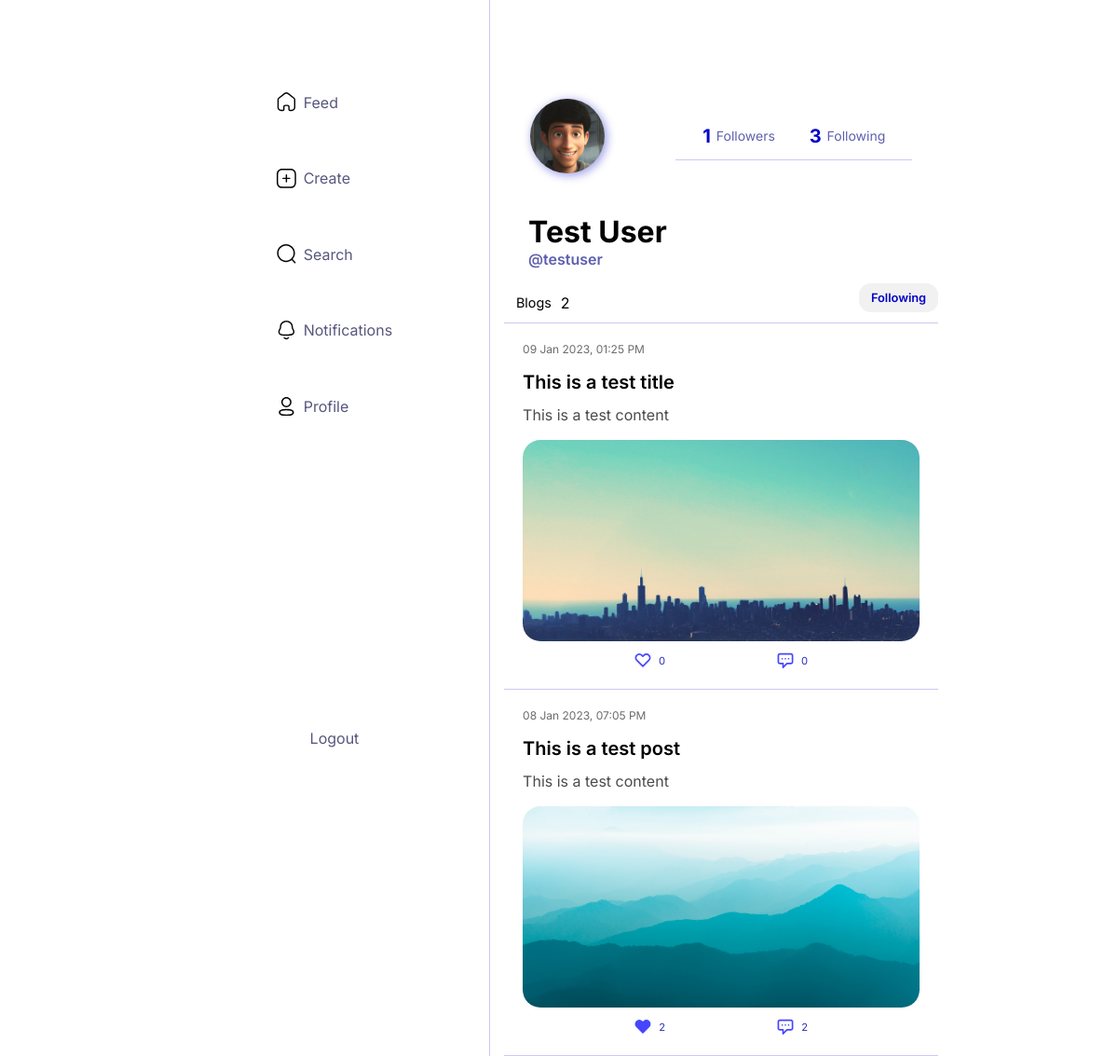
Page /profile/testuser (signed in) on the committed database.
### models.py (models this page shows, shortened)
class User(db.Model, UserMixin):
    __tablename__='user'
    user_id = db.Column(db.Integer, primary_key=True, autoincrement=True)
    username = db.Column(db.String(20), nullable=False, unique=True)
    password = db.Column(db.String(100), nullable=False)
    name = db.Column(db.String(100), nullable=False)
    role = db.Column(db.String(10), nullable=False)
    pic = db.Column(db.String)
    bio = db.Column(db.String(100))
    followers = db.relationship('User', secondary='follow',  primaryjoin='User.user_id==follow.c.following', secondaryjoin='User.user_id==follow.c.follower', uselist=True, back_populates='following', order_by='user.c.name')
    following = db.relationship('User', secondary='follow', primaryjoin='User.user_id==follow.c.follower', secondaryjoin='User.user_id==follow.c.following', foreign_keys='user.c.user_id', uselist=True, back_populates='followers', order_by='user.c.name')
    posts = db.relationship('Post', uselist=True, backref='created_by', order_by='post.c.created_on.desc()', cascade='all, delete')
    comments = db.relationship('Comment', uselist=True, backref='commentor', cascade='all, delete')
    notifications = db.relationship('Notification', uselist=True, backref='user', primaryjoin='User.user_id==notification.c.to_notify', cascade='all, delete')
    def get_id(self):
        return self.user_id

class Post(db.Model):
    __tablename__ = 'post'
    post_id = db.Column(db.Integer, primary_key=True, autoincrement=True)
    author = db.Column(db.Integer, db.ForeignKey('user.user_id', ondelete='CASCADE'))
    title = db.Column(db.String, nullable=False)
    content = db.Column(db.String)
    img = db.Column(db.String)
    created_on = db.Column(db.DateTime, nullable=False)
    archieved = db.Column(db.Boolean, default=False)
    likes = db.relationship('User', secondary='like', primaryjoin='Post.post_id==like.c.post_id', secondaryjoin='User.user_id==like.c.liked_by', uselist=True, backref='post')
    comments = db.relationship('Comment', uselist=True, backref='post', cascade='all, delete')

### main.py (the view)
@app.route('/profile/<username>', methods=['GET'])
@login_required
def view_profile(username):
    if username == current_user.username:
        return redirect(url_for('profile'))
    user = User.query.filter_by(username=username).first()
    if user is None:
        return abort(404)
    following=True
    if current_user not in user.followers:
        following=False
    post_count = 0
    for post in user.posts:
        if post.archieved == False:
            post_count += 1
    return render_template('view_profile.html', user=user, following=following, post_count = post_count)

### main.py (called while the page is built)
@login_manager.user_loader
def load_user(user_id):
    return User.query.get(int(user_id))

### templates/view_profile.html (shortened to what this page needs)
{% extends 'base.html' %}
{% block styles %}
    <link rel="stylesheet" href="{{ url_for('static', filename='styles/profile.css') }}" />
{% endblock %}
{% block page %}
            <div class="profile-header">
                <div class="profile-img">
                    {% if user.pic %}
                    <img id="dp" src="{{url_for('static', filename='')}}/images/uploads/{{user.pic}}" />
                    {% else %}
                    <img id="dp" src="{{url_for('static', filename='')}}/images/profile.png"/>
                    {% endif %}
                </div>
                <div class="profile-header-details">
                    <div class="follow-details">
                        <a href={% if user.followers | length %}"/followers/{{user.username}}"{% else %}"#"{% endif %}>
                            <p class="count">{{user.followers | length}}</p>
                            <p class="tag">Followers</p>
                        </a>
                    </div>
                    <div class="follow-details">
                        <a href={% if user.following | length %}"/following/{{user.username}}"{% else %}"#"{% endif %}>
                            <p class="count">{{user.following | length}}</p>
                            <p class="tag">Following</p>
                        </a>
                    </div>
                </div>
            </div>
            <div class="user-details">
                <div class="name-username">
                    <p class="name">{{user.name}}</p>
                    <p class="username">@{{user.username}}</p>
                </div>
            </div>
            <div class="post-stat">
                <div class="post-count-wrapper">
                    <p style="font-size: 0.9rem">Blogs</p>
                    <p class="post-count">{{post_count}}</p>
                </div>
                <div class="profile-actions">
                    <div class="action-btn">
                        {% if following == False %}
                        <a href="/follow/{{user.username}}" id="follow-btn">Follow</a>
                        {% else %}
                        <a href="/unfollow/{{user.username}}">Following</a>
                        {% endif %}
                    </div>
                </div>
            </div>
            {% for post in user.posts %}
            {% if post.archieved == False %}
            <div class="feed-post">
                <a href="/post/{{post.post_id}}" class="wrapper" >
                    <div class="post-details">
                        <p class="timestamp">{{post.created_on.strftime('%d %b %Y, %I:%M %p')}}</p>
                    </div>
                    <div class="post-content">
                        <p class="title">{{post.title}}</p>
                        <p class="content">{{post.content}}</p>
                    </div>
                    {% if post.img %}
                    <div class="post-image">
                        <img src="{{url_for('static', filename='')}}/images/uploads/{{post.img}}" />
                    </div>
                    {% endif %}
                </a>
                <div class="post-engagement">
                    <a href="/like/{{post.post_id}}" class="like eng">
                        <svg width="16" class="like-icon {% if current_user in post.likes %}fill{% endif %}" height="14" viewBox="0 0 16 14" fill="none" xmlns="http://www.w3.org/2000/svg">
                            <path d="M2.2385 1.7385C1.9251 2.0519 1.67649 2.42396 1.50688 2.83343C1.33727 3.24291 1.24997 3.68178 1.24997 4.125C1.24997 4.56821 1.33727 5.00709 1.50688 5.41656C1.67649 5.82604 1.9251 6.1981 2.2385 6.5115L8 12.273L13.7615 6.5115C14.3944 5.87856 14.75 5.02011 14.75 4.125C14.75 3.22989 14.3944 2.37144 13.7615 1.7385C13.1286 1.10556 12.2701 0.749978 11.375 0.749978C10.4799 0.749978 9.62144 1.10556 8.9885 1.7385L8 2.727L7.0115 1.7385C6.6981 1.4251 6.32604 1.17649 5.91657 1.00688C5.50709 0.837268 5.06822 0.749969 4.625 0.749969C4.18179 0.749969 3.74291 0.837268 3.33343 1.00688C2.92396 1.17649 2.5519 1.4251 2.2385 1.7385V1.7385Z" stroke="#4646ff" stroke-width="1.5" stroke-linecap="round" stroke-linejoin="round"/>
                        </svg>
                        <p class="like-count">{{post.likes | count}}</p>
                    </a>
                    <a href="/post/{{post.post_id}}#comments-section" class="comment eng">
                        <p class="comment-count">{{post.comments | count}}</p>
                        </a>
                </div>
            </div>
            {% endif %}
            {% endfor %}
        {% endblock %}

### static/styles/base.css (style rules this page uses)
* { font-family: 'Inter', sans-serif; padding: 0; margin: 0; }
html { font-size: 16px; scroll-behavior: smooth; }
body { height: 100vh; word-break: break-all; }
a { text-decoration: none; }

### static/styles/profile.css (style rules this page uses)
.profile-header { padding: 1.65rem 1.75rem; display: flex; justify-content: space-between; align-items: center; }
.profile-img { width: 5rem; height: 5rem; background-color: #CCCCCC; border-radius: 100%; overflow: hidden; display: flex; align-items: center; justify-content: center; box-shadow: 2px 2px 10px 1px #0000ca5b; }
.profile-header-details { display: flex; padding: 0.8rem 1.8rem; gap: 2.3rem; border-bottom: 1.5px solid #0000ca35; }
.follow-details > a { display: flex; gap: 0.375rem; justify-content: center; align-items: center; text-decoration: none; color: #000000; }
.count { font-size: 1.25rem; font-weight: 700; color: #0100ca; }
.tag { font-size: 0.875rem; color: #000080a1; }
.user-details { padding: 1rem 1.625rem; }
.name { font-size: 2rem; font-weight: 700; }
.username { font-size: 1rem; color: #000080a1; font-weight: 600; }
.post-stat { display: flex; justify-content: space-between; border-bottom: 1.5px solid #0000ca35; }
.post-count-wrapper { display: flex; align-items: center; padding: 0.7rem 0.8rem; gap: 10px; }
.profile-actions { display: flex; gap: 0.8rem; }
.action-btn > a { display: inline-block; text-decoration: none; background-color: #F1F1F1; color: #0100ca; padding: 0.5rem 0.8125rem; font-size: 0.8rem; font-weight: 600; border-radius: 0.8rem; }
.feed-post { border-bottom: 1.5px solid #0000ca35; padding: 20px; text-decoration: none; }
.wrapper { display: block; text-decoration: none; color: #000000; }
.post-details { display: flex; gap: 10px; align-items: center; margin-bottom: 1rem; }
.timestamp { font-size: 0.75rem; color: #6C6C6C; }
.title { display: inline-block; font-size: 1.25rem; font-weight: 600; margin-bottom: 0.75rem; border-bottom: 1.5px solid transparent; }
.content { font-size: 1rem; color: #4B4B4B; line-height: 1.3rem; }
.post-image { width: 100%; height: 13.5rem; overflow: hidden; margin-top: 1rem; border-radius: 1.2rem; }
.post-image > img { width: 100%; }
.post-engagement { display: flex; align-items: center; justify-content: space-evenly; margin-top: 0.7rem; }
.post-engagement > a { text-decoration: none; color: #0303a9d6; }
.eng { display: flex; align-items: center; gap: 8px; transition: transform 300ms; }
.eng > p { font-size: 0.7rem; }
.eng > svg { width: 18px; height: 20px; stroke: #555555; }
.fill { fill: #4646ff; stroke:#4646ff !important; }
.feed-post { position: relative; }

### rows in the picture
User: pic (picture), name "Test User", username "testuser"
Post: created_on "09 Jan 2023, 01:25 PM", title "This is a test title", content "This is a test content", img (picture), likes|count "0", comments|count "0"
Post: created_on "08 Jan 2023, 07:05 PM", title "This is a test post", content "This is a test content", img (picture), likes|count "2", comments|count "2"

### other values in the picture
{{ user.followers | length }} "1"
{{ user.following | length }} "3"
{{ post_count }} "2"
